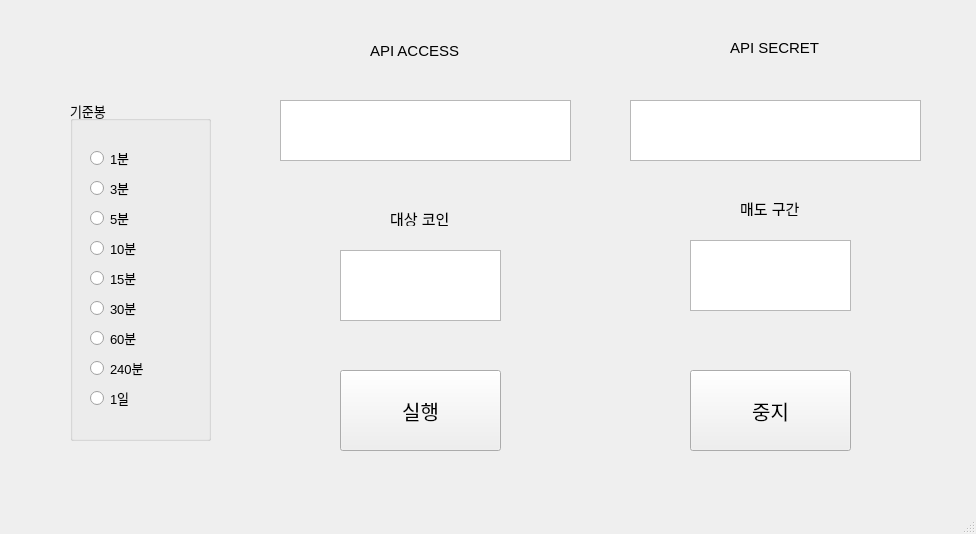
<?xml version="1.0" encoding="UTF-8"?>
<ui version="4.0">
 <class>MainWindow</class>
 <widget class="QMainWindow" name="MainWindow">
  <property name="geometry">
   <rect>
    <x>0</x>
    <y>0</y>
    <width>976</width>
    <height>534</height>
   </rect>
  </property>
  <property name="windowTitle">
   <string>나만의 투자봇</string>
  </property>
  <property name="windowIcon">
   <iconset>
    <normaloff>../Chapter-6/icon.ico</normaloff>../Chapter-6/icon.ico</iconset>
  </property>
  <widget class="QWidget" name="centralwidget">
   <widget class="QGroupBox" name="groupBox">
    <property name="geometry">
     <rect>
      <x>70</x>
      <y>100</y>
      <width>141</width>
      <height>341</height>
     </rect>
    </property>
    <property name="font">
     <font>
      <pointsize>10</pointsize>
     </font>
    </property>
    <property name="title">
     <string>기준봉</string>
    </property>
    <widget class="QRadioButton" name="radioButton1">
     <property name="geometry">
      <rect>
       <x>20</x>
       <y>50</y>
       <width>94</width>
       <height>16</height>
      </rect>
     </property>
     <property name="font">
      <font>
       <pointsize>10</pointsize>
      </font>
     </property>
     <property name="text">
      <string>1분</string>
     </property>
    </widget>
    <widget class="QRadioButton" name="radioButton3">
     <property name="geometry">
      <rect>
       <x>20</x>
       <y>80</y>
       <width>94</width>
       <height>16</height>
      </rect>
     </property>
     <property name="font">
      <font>
       <pointsize>10</pointsize>
      </font>
     </property>
     <property name="text">
      <string>3분</string>
     </property>
    </widget>
    <widget class="QRadioButton" name="radioButton5">
     <property name="geometry">
      <rect>
       <x>20</x>
       <y>110</y>
       <width>94</width>
       <height>16</height>
      </rect>
     </property>
     <property name="font">
      <font>
       <pointsize>10</pointsize>
      </font>
     </property>
     <property name="text">
      <string>5분</string>
     </property>
    </widget>
    <widget class="QRadioButton" name="radioButton10">
     <property name="geometry">
      <rect>
       <x>20</x>
       <y>140</y>
       <width>94</width>
       <height>16</height>
      </rect>
     </property>
     <property name="font">
      <font>
       <pointsize>10</pointsize>
      </font>
     </property>
     <property name="text">
      <string>10분</string>
     </property>
    </widget>
    <widget class="QRadioButton" name="radioButton15">
     <property name="geometry">
      <rect>
       <x>20</x>
       <y>170</y>
       <width>94</width>
       <height>16</height>
      </rect>
     </property>
     <property name="font">
      <font>
       <pointsize>10</pointsize>
      </font>
     </property>
     <property name="text">
      <string>15분</string>
     </property>
    </widget>
    <widget class="QRadioButton" name="radioButton30">
     <property name="geometry">
      <rect>
       <x>20</x>
       <y>200</y>
       <width>94</width>
       <height>16</height>
      </rect>
     </property>
     <property name="font">
      <font>
       <pointsize>10</pointsize>
      </font>
     </property>
     <property name="text">
      <string>30분</string>
     </property>
    </widget>
    <widget class="QRadioButton" name="radioButton60">
     <property name="geometry">
      <rect>
       <x>20</x>
       <y>230</y>
       <width>94</width>
       <height>16</height>
      </rect>
     </property>
     <property name="font">
      <font>
       <pointsize>10</pointsize>
      </font>
     </property>
     <property name="text">
      <string>60분</string>
     </property>
    </widget>
    <widget class="QRadioButton" name="radioButton240">
     <property name="geometry">
      <rect>
       <x>20</x>
       <y>260</y>
       <width>94</width>
       <height>16</height>
      </rect>
     </property>
     <property name="font">
      <font>
       <pointsize>10</pointsize>
      </font>
     </property>
     <property name="text">
      <string>240분</string>
     </property>
    </widget>
    <widget class="QRadioButton" name="radioButtonDay">
     <property name="geometry">
      <rect>
       <x>20</x>
       <y>290</y>
       <width>94</width>
       <height>16</height>
      </rect>
     </property>
     <property name="font">
      <font>
       <pointsize>10</pointsize>
      </font>
     </property>
     <property name="text">
      <string>1일</string>
     </property>
    </widget>
   </widget>
   <widget class="QPushButton" name="pushButtonStart">
    <property name="geometry">
     <rect>
      <x>340</x>
      <y>370</y>
      <width>161</width>
      <height>81</height>
     </rect>
    </property>
    <property name="font">
     <font>
      <pointsize>15</pointsize>
     </font>
    </property>
    <property name="text">
     <string>실행</string>
    </property>
   </widget>
   <widget class="QPushButton" name="pushButtonStop">
    <property name="geometry">
     <rect>
      <x>690</x>
      <y>370</y>
      <width>161</width>
      <height>81</height>
     </rect>
    </property>
    <property name="font">
     <font>
      <pointsize>15</pointsize>
     </font>
    </property>
    <property name="text">
     <string>중지</string>
    </property>
   </widget>
   <widget class="QLabel" name="labelRange">
    <property name="geometry">
     <rect>
      <x>740</x>
      <y>200</y>
      <width>81</width>
      <height>16</height>
     </rect>
    </property>
    <property name="font">
     <font>
      <pointsize>11</pointsize>
     </font>
    </property>
    <property name="text">
     <string>매도 구간</string>
    </property>
   </widget>
   <widget class="QTextEdit" name="textEditRange">
    <property name="geometry">
     <rect>
      <x>690</x>
      <y>240</y>
      <width>161</width>
      <height>71</height>
     </rect>
    </property>
   </widget>
   <widget class="QTextEdit" name="textEditTarget">
    <property name="geometry">
     <rect>
      <x>340</x>
      <y>250</y>
      <width>161</width>
      <height>71</height>
     </rect>
    </property>
   </widget>
   <widget class="QLabel" name="labelTarget">
    <property name="geometry">
     <rect>
      <x>390</x>
      <y>210</y>
      <width>81</width>
      <height>16</height>
     </rect>
    </property>
    <property name="font">
     <font>
      <pointsize>11</pointsize>
     </font>
    </property>
    <property name="text">
     <string>대상 코인</string>
    </property>
   </widget>
   <widget class="QTextEdit" name="textEditSecret">
    <property name="geometry">
     <rect>
      <x>630</x>
      <y>100</y>
      <width>291</width>
      <height>61</height>
     </rect>
    </property>
   </widget>
   <widget class="QLabel" name="labelSecret">
    <property name="geometry">
     <rect>
      <x>730</x>
      <y>40</y>
      <width>101</width>
      <height>16</height>
     </rect>
    </property>
    <property name="font">
     <font>
      <pointsize>11</pointsize>
     </font>
    </property>
    <property name="text">
     <string>API SECRET</string>
    </property>
   </widget>
   <widget class="QLabel" name="labelAccess">
    <property name="geometry">
     <rect>
      <x>370</x>
      <y>40</y>
      <width>101</width>
      <height>21</height>
     </rect>
    </property>
    <property name="font">
     <font>
      <pointsize>11</pointsize>
     </font>
    </property>
    <property name="text">
     <string>API ACCESS</string>
    </property>
   </widget>
   <widget class="QTextEdit" name="textEditAccess">
    <property name="geometry">
     <rect>
      <x>280</x>
      <y>100</y>
      <width>291</width>
      <height>61</height>
     </rect>
    </property>
   </widget>
  </widget>
  <widget class="QMenuBar" name="menubar">
   <property name="geometry">
    <rect>
     <x>0</x>
     <y>0</y>
     <width>976</width>
     <height>21</height>
    </rect>
   </property>
  </widget>
  <widget class="QStatusBar" name="statusbar"/>
 </widget>
 <resources/>
 <connections/>
</ui>
